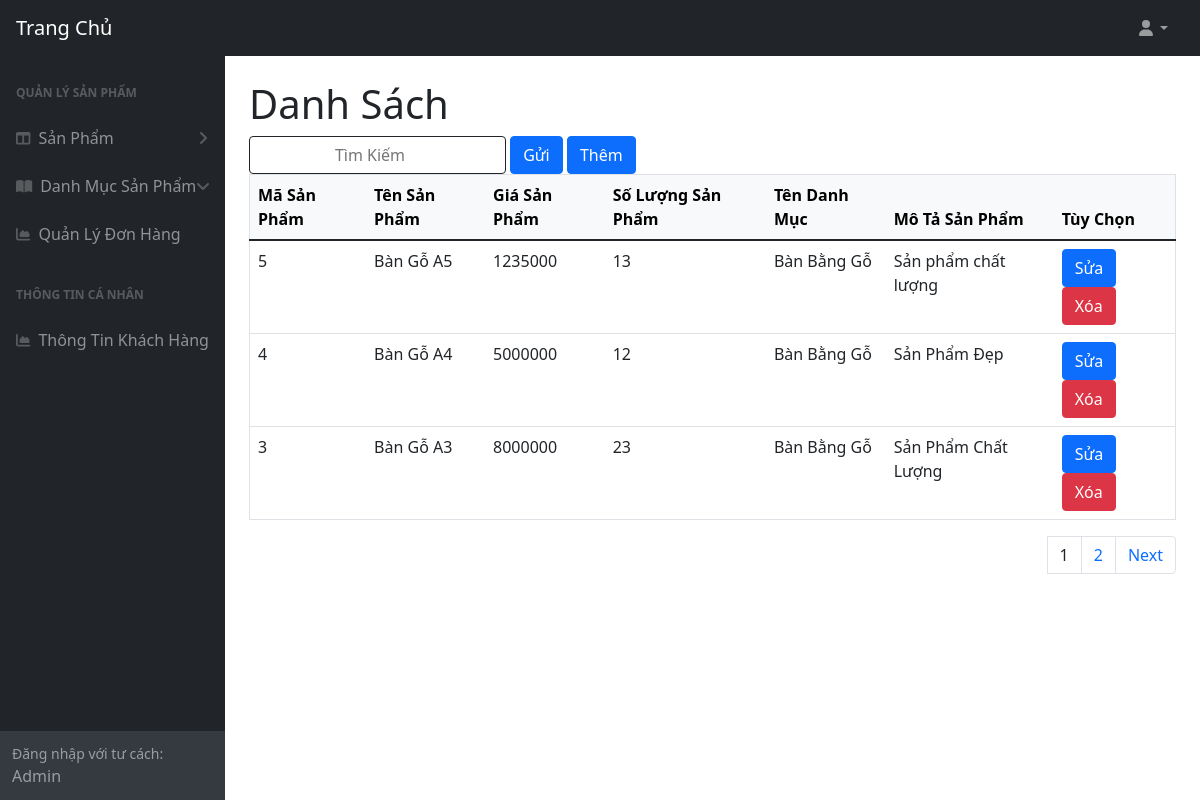
The app's page /admin/products/products-list.php with its own data.
### tables this page shows
CREATE TABLE `products` (
  `id` int(11) NOT NULL,
  `products_name` varchar(255) NOT NULL,
  `price` varchar(255) NOT NULL,
  `amount` varchar(255) NOT NULL,
  `category_id` int(11) NOT NULL,
  `image` varchar(255) NOT NULL,
  `description` text NOT NULL
);

CREATE TABLE `categories` (
  `id` int(11) NOT NULL,
  `name` varchar(255) NOT NULL
);

### admin/products/products-list.php (the view, shortened to what this page needs)
<?php
include '../layouts/header.php';
include '../layouts/sidebar.php';
include_once '../layouts/db.php';
$sql = "SELECT COUNT(id) AS total_records FROM `products`";
$stmt = $conn->query($sql);
$stmt->setFetchMode(PDO::FETCH_ASSOC);
$pagination = $stmt->fetch();
$total_records = $pagination['total_records'];
$current_page = isset($_GET['page']) ? $_GET['page'] : 1;
$limit = 3;
$total_page = ceil($total_records / $limit);
$start = ($current_page - 1) * $limit;
$sql = "SELECT products.*, categories.name AS category_name FROM `products`
JOIN categories ON products.category_id = categories.id  order by products.id desc LIMIT $start, $limit ";
$stmt = $conn->query($sql);
$stmt->setFetchMode(PDO::FETCH_OBJ);
$rows = $stmt->fetchAll();
?>
<div id="layoutSidenav_content">
    <main>
        <div class="container-fluid px-4">
            <h1 class="mt-4">Danh Sách</h1>
            <div class="row">
                <div class="col-lg-12">
                    <form class="search-form" action="products-search.php" method="POST">
                        <input class="btn btn-outline-dark" type="search" placeholder="Tìm Kiếm" name="search" title="Tìm Kiếm">
                        <button type="submit" class="btn btn-primary">Gửi</button>
                        <a href="products-add.php" class="btn btn-primary">Thêm</a>
                    </form>
                    <table border="1" class="table">
                        <thead class="table-light">
                            <tr>
                                <th>Mã Sản Phẩm</th>
                                <th>Tên Sản Phẩm</th>
                                <th>Giá Sản Phẩm</th>
                                <th>Số Lượng Sản Phẩm</th>
                                <th>Tên Danh Mục</th>
                                <th>Mô Tả Sản Phẩm</th>
                                <th>Tùy Chọn</th>
                            </tr>
                        </thead>
                        <tbody>
                            <?php foreach ($rows as $key => $row) : ?>
                                <tr>
                                    <td><?php echo $row->id; ?></td>
                                    <td><?php echo $row->products_name; ?></td>
                                    <td><?php echo $row->price; ?></td>
                                    <td><?php echo $row->amount; ?></td>
                                    <td><?php echo $row->category_name; ?></td>
                                    <td><?php echo $row->description; ?></td>
                                    <td>
                                        <a class="btn btn-primary" href="products-edit.php?id=<?php echo $row->id; ?>">Sửa</a>
                                        <a class="btn btn-danger" href="products-delete.php?id=<?php echo $row->id; ?>">Xóa</a>
                                    </td>
                                </tr>
                            <?php endforeach; ?>
                        </tbody>
                    </table>
                    <div class="dataTable-bottom">
                        <nav class="dataTable-pagination">
                            <ul class="dataTable-pagination-list">
                                <?php
                                for ($i = 1; $i <= $total_page; $i++) {
                                    if ($i == $current_page) {
                                        echo '<a>' . $i . '</a>';
                                    } else {
                                        echo '<li><a href="products-list.php?page=' . $i . '">' . $i . '</a></li>';
                                    }
                                }
                                if ($current_page < $total_page && $total_page > 1) {
                                    echo '<li><a href="products-list.php?page=' . ($current_page + 1) . '">Next</a></li>';
                                }
                                ?>
                            </ul>
                        </nav>
                    </div>
                </div>
            </div>
        </div>
    </main>
</div>

### records on screen
products: id "5", products_name "Bàn Gỗ A5", price "1235000", amount "13", category.name "Bàn Bằng Gỗ", description "Sản phẩm chất lượng"
products: id "4", products_name "Bàn Gỗ A4", price "5000000", amount "12", category.name "Bàn Bằng Gỗ", description "Sản Phẩm Đẹp"
products: id "3", products_name "Bàn Gỗ A3", price "8000000", amount "23", category.name "Bàn Bằng Gỗ", description "Sản Phẩm Chất Lượng"
